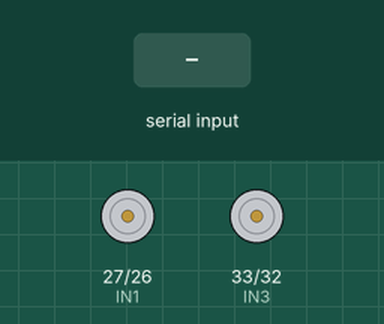
This sketch was run on a simulated ESP32. Parts: motor-driver pin pairs drawn as motors (green arrow = first pin HIGH = forward, orange = second pin HIGH = backward, longer = more drive, scaled by the enable pin). The test bench sets the inputs (shaded band). Nothing arrives over Bluetooth unless stated; what the sketch prints to the serial monitor is not drawn.

Above: at 1.2 s.
1.3 s: "F" received over the second serial link
At 1.45 s:
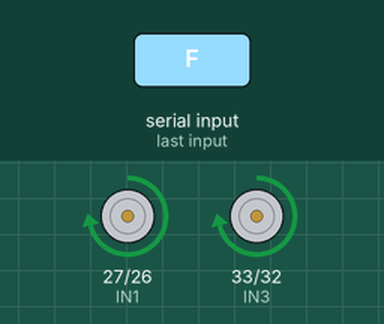
3.1 s: "B" received over the second serial link
At 3.25 s:
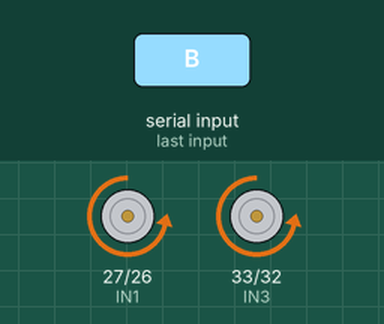
4.9 s: "L" received over the second serial link
At 5.05 s:
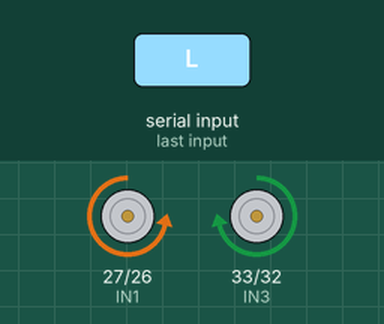
6.7 s: "R" received over the second serial link
At 6.85 s:
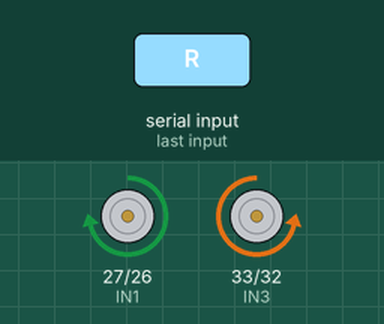
Timing chart, 0 to 9.5 s (numbered marks = the images above; inputs shaded):
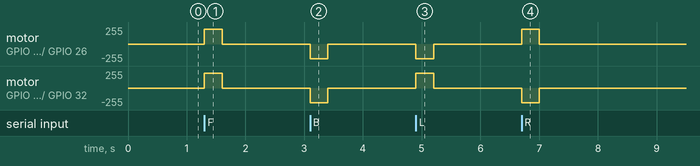

The sketch:

esp32-car.ino
```cpp
#include "BluetoothSerial.h"

BluetoothSerial SerialBT;

// Motor A
#define ENA 14
#define IN1 27
#define IN2 26

// Motor B
#define ENB 25
#define IN3 33
#define IN4 32

int speedVal = 220; // 0–255

const unsigned long demoDelay = 3000; // 3 seconds

/* ================= Dead-Man ================= */
unsigned long lastCmdTime = 0;
const unsigned long CMD_TIMEOUT = 300;
bool motorRunning = false;

void setup() {
  Serial.begin(115200);
  SerialBT.begin("Afsal'S_ESP32_CAR"); // Bluetooth name

  pinMode(IN1, OUTPUT);
  pinMode(IN2, OUTPUT);
  pinMode(IN3, OUTPUT);
  pinMode(IN4, OUTPUT);

  // New LEDC API (ESP32 Core 3.x)
  ledcAttach(ENA, 1000, 8);  // pin, frequency (Hz), resolution (bits)
  ledcAttach(ENB, 1000, 8);

  stopMotors();
  Serial.println("🚗 ESP32 Bluetooth Car Ready");
  Serial.println("Commands: F B L R S");
}

void forward() {
  Serial.println("➡️ FORWARD");
  digitalWrite(IN1, HIGH);
  digitalWrite(IN2, LOW);
  digitalWrite(IN3, HIGH);
  digitalWrite(IN4, LOW);
  ledcWrite(ENA, speedVal);
  ledcWrite(ENB, speedVal);
  motorRunning = true;
}

void backward() {
  Serial.println("⬅️ BACKWARD");
  digitalWrite(IN1, LOW);
  digitalWrite(IN2, HIGH);
  digitalWrite(IN3, LOW);
  digitalWrite(IN4, HIGH);
  ledcWrite(ENA, speedVal);
  ledcWrite(ENB, speedVal);
  motorRunning = true;
}

void left() {
  Serial.println("↩️ LEFT");
  digitalWrite(IN1, LOW);
  digitalWrite(IN2, HIGH);
  digitalWrite(IN3, HIGH);
  digitalWrite(IN4, LOW);
  ledcWrite(ENA, speedVal);
  ledcWrite(ENB, speedVal);
  motorRunning = true;
}

void right() {
  Serial.println("↪️ RIGHT");
  digitalWrite(IN1, HIGH);
  digitalWrite(IN2, LOW);
  digitalWrite(IN3, LOW);
  digitalWrite(IN4, HIGH);
  ledcWrite(ENA, speedVal);
  ledcWrite(ENB, speedVal);
  motorRunning = true;
}

void stopMotors() {
  Serial.println("⛔ STOP");

  digitalWrite(IN1, LOW);
  digitalWrite(IN2, LOW);
  digitalWrite(IN3, LOW);
  digitalWrite(IN4, LOW);

  ledcWrite(ENA, 0);
  ledcWrite(ENB, 0);
   motorRunning = false;
}

void demoMotion() {
  forward();   delay(2000);
  left();      delay(1000);
  right();     delay(1000);
  backward();  delay(2000);
  stopMotors();delay(2000);
}

void loop() {
  if (SerialBT.available()) {
    char cmd = SerialBT.read();
    lastCmdTime = millis();

    Serial.print("📡 Command Received: ");
    Serial.println(cmd);

    switch (cmd) {
      case 'F': forward(); break;
      case 'B': backward(); break;
      case 'L': left(); break;
      case 'R': right(); break;
      case 'S': stopMotors(); break;
      default:
        Serial.print("❓ Unknown Command: ");
        Serial.println(cmd);
        break;
    }
  }

  // // 🟡 Demo mode if no Bluetooth command
  // if (millis() - lastCmdTime > demoDelay * 3) {
  //   Serial.println("🧪 Demo Mode Active");
  //   demoMotion();
  //   lastCmdTime = millis();
  // }

  if (motorRunning && millis() - lastCmdTime > CMD_TIMEOUT) {
    stopMotors();
  }
}
```

Measured:
- after the input at 1.3 s, motor on GPIO 27 (IN1) / GPIO 26 (IN2), motor on GPIO 33 (IN3) / GPIO 32 (IN4): stopped → forward 219/255 at once, → stopped 0.30 s later
- after the input at 3.1 s, motor on GPIO 27 (IN1) / GPIO 26 (IN2), motor on GPIO 33 (IN3) / GPIO 32 (IN4): stopped → backward 219/255 at once, → stopped 0.30 s later
- after the input at 4.9 s, motor on GPIO 27 (IN1) / GPIO 26 (IN2): stopped → backward 219/255 at once, → stopped 0.30 s later; motor on GPIO 33 (IN3) / GPIO 32 (IN4): stopped → forward 219/255 at once, → stopped 0.30 s later
- after the input at 6.7 s, motor on GPIO 27 (IN1) / GPIO 26 (IN2): stopped → forward 219/255 at once, → stopped 0.30 s later; motor on GPIO 33 (IN3) / GPIO 32 (IN4): stopped → backward 219/255 at once, → stopped 0.30 s later
